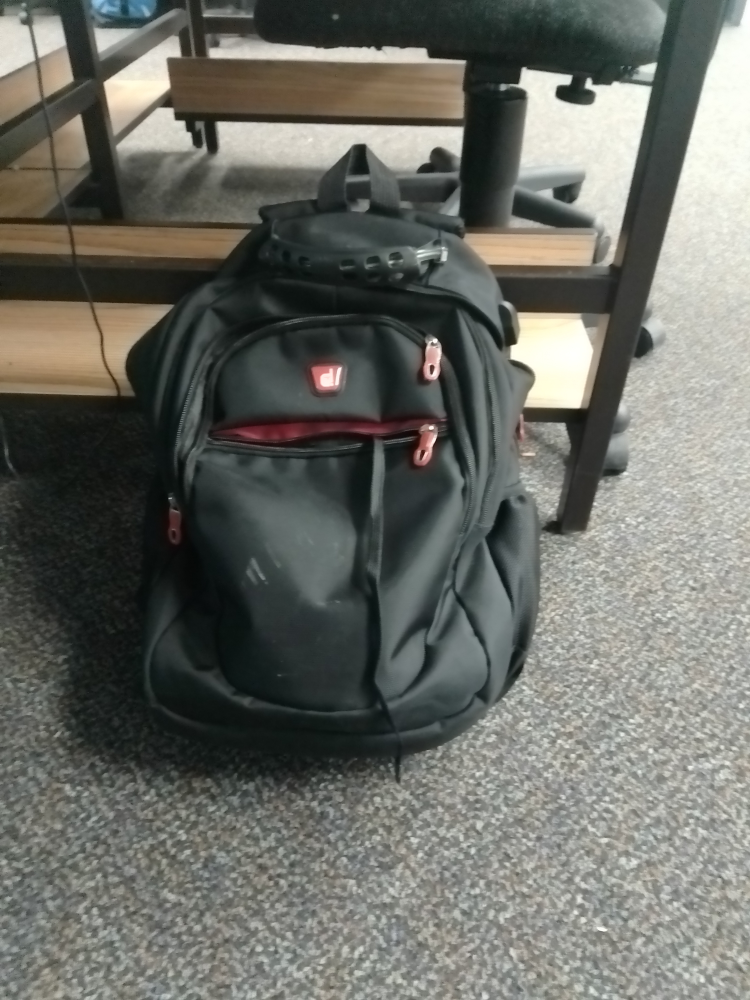
#> input picture 3DReconstruction/pictures/left.jpg, 3000 x 4000 px, given in place of test2.mp4, which was not available (shown at 1/4 size)
$ python test.py
#> lines starting #> are read from the running program, lines starting #| are printed output that depends on the picture; after the words box and inside, x2 and y2 are one past the last pixel; in counts of white or black regions, pixels touching at a corner belong together; pictures that were not available may be replaced by others from this repository, and a replacement may not be noted
#> further down, frame is the input picture: shape (4000, 3000, 3); mean B, G, R 102.4, 108.9, 107.3
### 3DReconstruction/cv2_helpers.py
import numpy as np
from cv2 import cv2
from matplotlib import pyplot as plt
from sklearn.preprocessing import normalize

def get_resized(image, percent):
#> called with percent = 30
    width = int(image.shape[1] * percent/ 100)
#> width = 900
    height = int(image.shape[0] * percent/ 100)
#> height = 1200
    dim = (width, height)
#> dim = (900, 1200)
    resized_image = cv2.resize(image,dim,interpolation =cv2.INTER_AREA )
    return resized_image

def get_blackandwhite(image):
    bw_image = cv2.cvtColor(image,cv2.COLOR_BGR2GRAY)
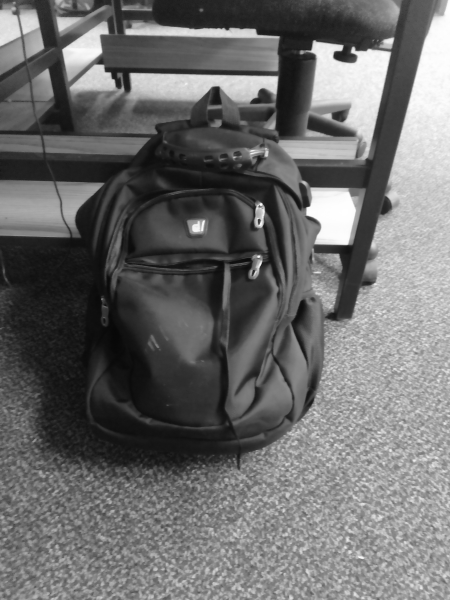
#> bw_image: shape (1200, 900) (shown at 1/2 size); min 6, max 255, mean 107.7
    return bw_image

##________May not workkk!!!_____________
def get_colored(image):
    color_image = cv2.cvtColor(image,cv2.COLOR_GRAY2BGR)
    return color_image
#________________________________________
# [7 lines left out: function get_resized_and_bw, not called in this run]


def get_disparity(left_image,right_image):
    window_size = 3
    left_matcher = cv2.StereoSGBM_create(
        minDisparity=0,
        numDisparities=160,
        blockSize=5,
        P1=8 * 3 * window_size ** 2,
        P2=32 * 3 * window_size ** 2,
        disp12MaxDiff=1,
        uniquenessRatio=15,
        speckleWindowSize=0,
        speckleRange=2,
        preFilterCap=63,
        mode=cv2.STEREO_SGBM_MODE_SGBM_3WAY
    )

    right_matcher = cv2.ximgproc.createRightMatcher(left_matcher)

    lmbda = 80000
    sigma = 1.2
    #visual_multiplier = 1.0

    wls_filter = cv2.ximgproc.createDisparityWLSFilter(matcher_left=left_matcher)
    wls_filter.setLambda(lmbda)
    wls_filter.setSigmaColor(sigma)

    displ = left_matcher.compute(right_image,left_image)
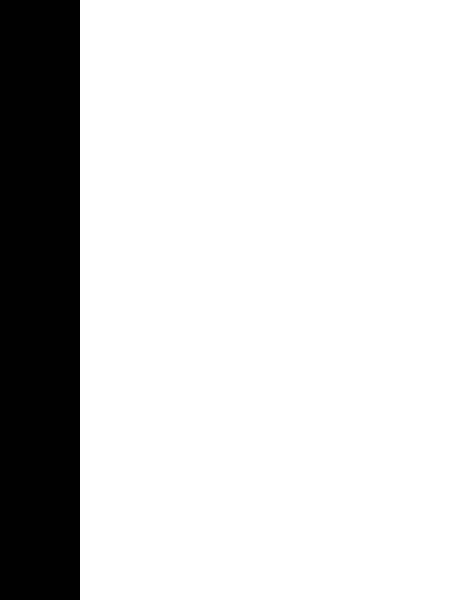
#> displ: shape (1200, 900) int16 (shown at 1/2 size); values -16 (black) and 0 (white), 82.2% white; 1 black region, box (x1, y1, x2, y2) and area: (0, 0, 160, 1200) 192000
    dispr = right_matcher.compute(left_image, right_image)
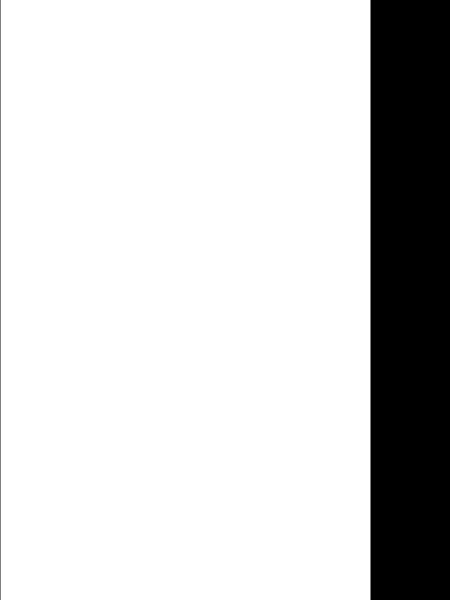
#> dispr: shape (1200, 900) int16 (shown at 1/2 size); values -2560 (black) and 0 (white), 82.2% white; 2 black regions, box (x1, y1, x2, y2) and area: (741, 0, 900, 1200) 190800, (0, 0, 1, 1200) 1200
    displ = np.int16(displ)
    dispr = np.int16(dispr)
    filteredImg = wls_filter.filter(displ, left_image, None, dispr)  # important to put "imgL" here!!!

    filteredImg = cv2.normalize(src=filteredImg, dst=filteredImg, beta=0, alpha=255, norm_type=cv2.NORM_MINMAX)
    filteredImg = np.uint8(filteredImg)
    return filteredImg

def get_frames(video):
    frames = video.get(cv2.CAP_PROP_FRAME_COUNT)
    return frames

def get_fps(video):
    fps = video.get(cv2.CAP_PROP_FPS)
    return fps

# [50 lines left out: functions get_height_width, create_flann_picture, fast_detection, get_orb, compute_disparity, not called in this run]

def get_epipolar_lines(img1,img2):
    pass

# [39 lines left out: function get_callibration_stuff, not called in this run]


### 3DReconstruction/test.py
from cv2 import cv2
import numpy as np
import cv2_helpers


cap = cv2.VideoCapture('pictures/test2.mp4')
cap2 = cv2.VideoCapture('pictures/test2.mp4')

fps = round(cv2_helpers.get_fps(cap))

def next_frame(video):
    ret2, frame2 = video.read()
    if ret2 == True:
        curr_frame = cap.get(cv2.CAP_PROP_POS_FRAMES)
        cap2.set(cv2.CAP_PROP_POS_FRAMES, curr_frame + 2)
        return frame2

while cap.isOpened():
    ret, frame = cap.read()
    if ret == True:
        img1 = cv2_helpers.get_blackandwhite(cv2_helpers.get_resized(frame,30))
        cv2.imshow("image 1", img1)
        img2 = next_frame(cap2)
        img2 = cv2_helpers.get_blackandwhite(cv2_helpers.get_resized(img2,30))
        cv2.imshow("image 2",img2)
        print(cap.get(cv2.CAP_PROP_POS_FRAMES), cap2.get(cv2.CAP_PROP_POS_FRAMES))
        disparity_map = cv2_helpers.get_disparity(img2,img1)
        cv2.imshow("disparity", disparity_map)
        if cv2.waitKey(25) & 0xFF == ord('q'):
#> (key q is pressed here)
            break
    else:
        break

cap.release()
cv2.destroyAllWindows()

$ run again, on 3DReconstruction/pictures/rose.jpg
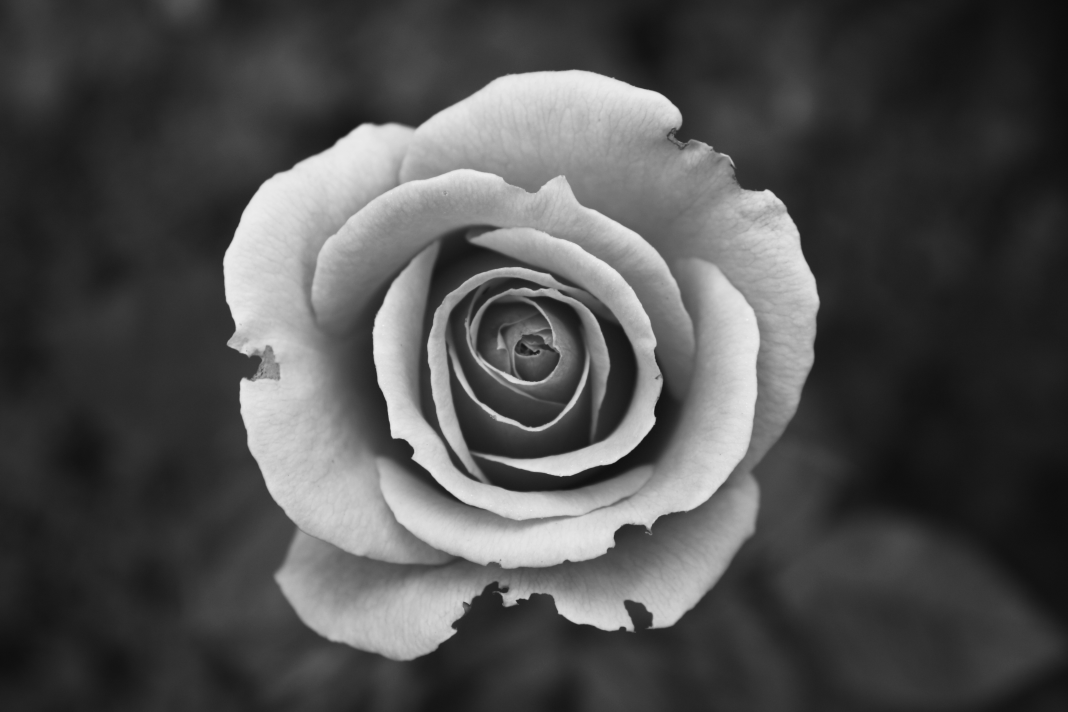
#> input picture 3DReconstruction/pictures/rose.jpg, 4272 x 2848 px, given in place of test2.mp4, which was not available (shown at 1/4 size)
#> frame is the input picture: shape (2848, 4272, 3); min 10, max 255, mean 79.5
#> in get_disparity, `displ = left_matcher.compute(right_image,left_image)`:
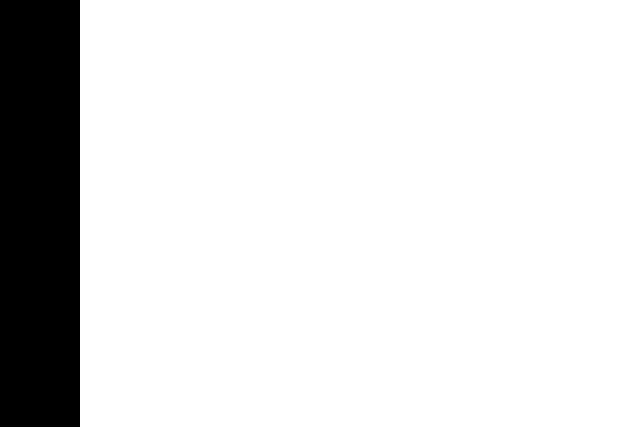
#> displ: shape (854, 1281) int16 (shown at 1/2 size); values -16 (black) and 0 (white), 87.5% white; 1 black region, box (x1, y1, x2, y2) and area: (0, 0, 160, 854) 136640
#> in get_disparity, `dispr = right_matcher.compute(left_image, right_image)`:
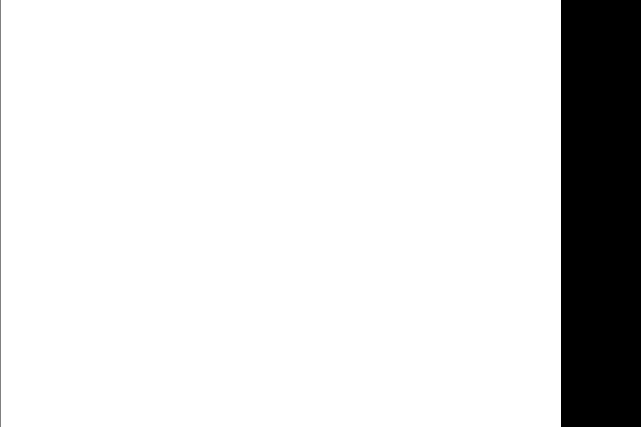
#> dispr: shape (854, 1281) int16 (shown at 1/2 size); values -2560 (black) and 0 (white), 87.5% white; 2 black regions, box (x1, y1, x2, y2) and area: (1122, 0, 1281, 854) 135786, (0, 0, 1, 854) 854
